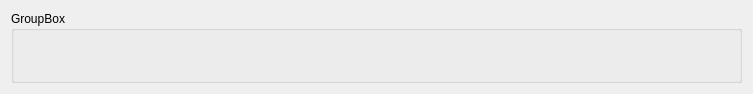
<?xml version="1.0" encoding="UTF-8"?>
<ui version="4.0">
 <class>MaterialConfigUI</class>
 <widget class="QWidget" name="MaterialConfigUI">
  <property name="geometry">
   <rect>
    <x>0</x>
    <y>0</y>
    <width>753</width>
    <height>94</height>
   </rect>
  </property>
  <property name="windowTitle">
   <string>Form</string>
  </property>
  <layout class="QHBoxLayout" name="horizontalLayout">
   <item>
    <widget class="QGroupBox" name="material_box">
     <property name="title">
      <string>GroupBox</string>
     </property>
     <layout class="QHBoxLayout" name="horizontalLayout_2"/>
    </widget>
   </item>
  </layout>
 </widget>
 <resources/>
 <connections/>
</ui>
